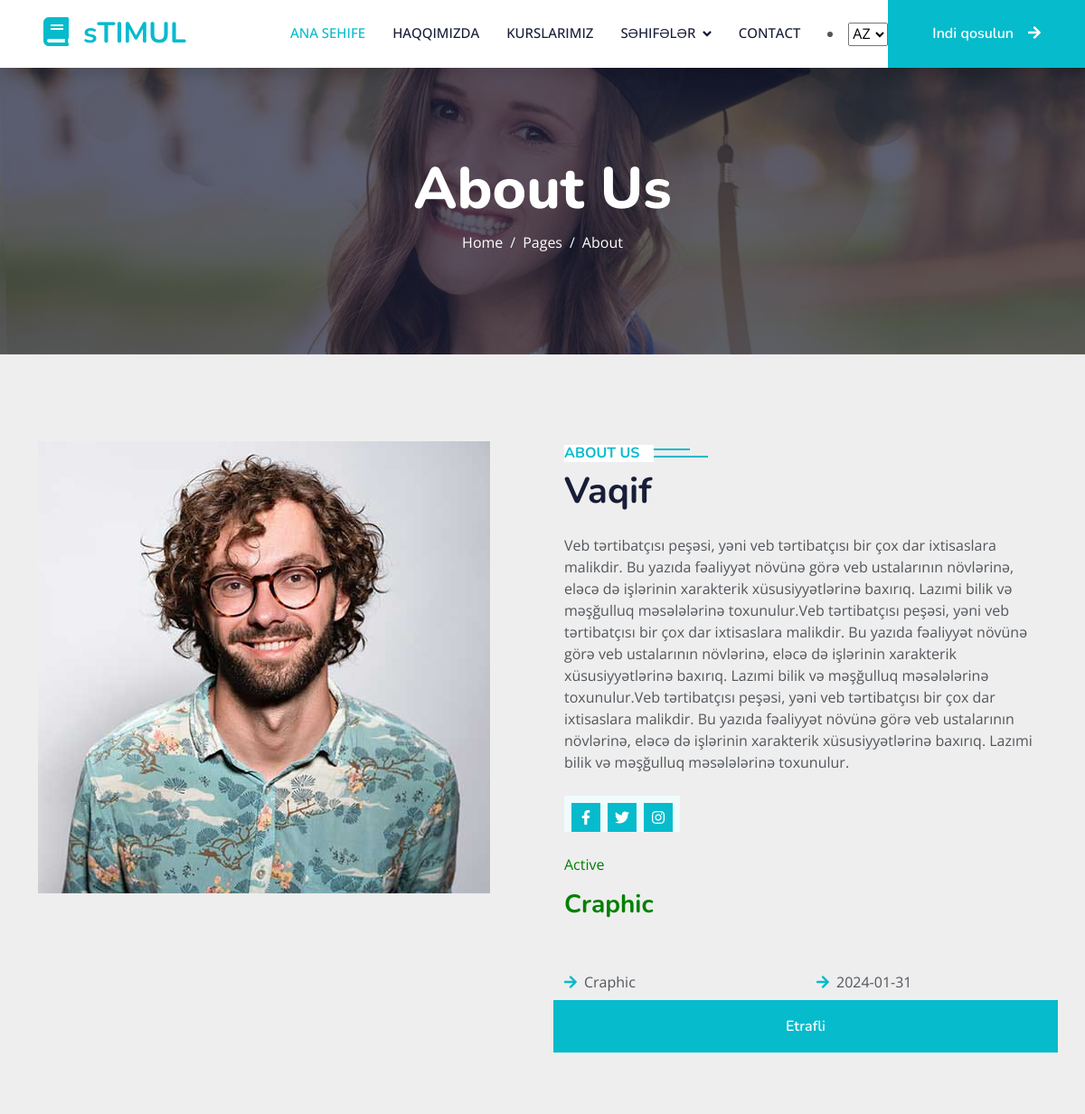
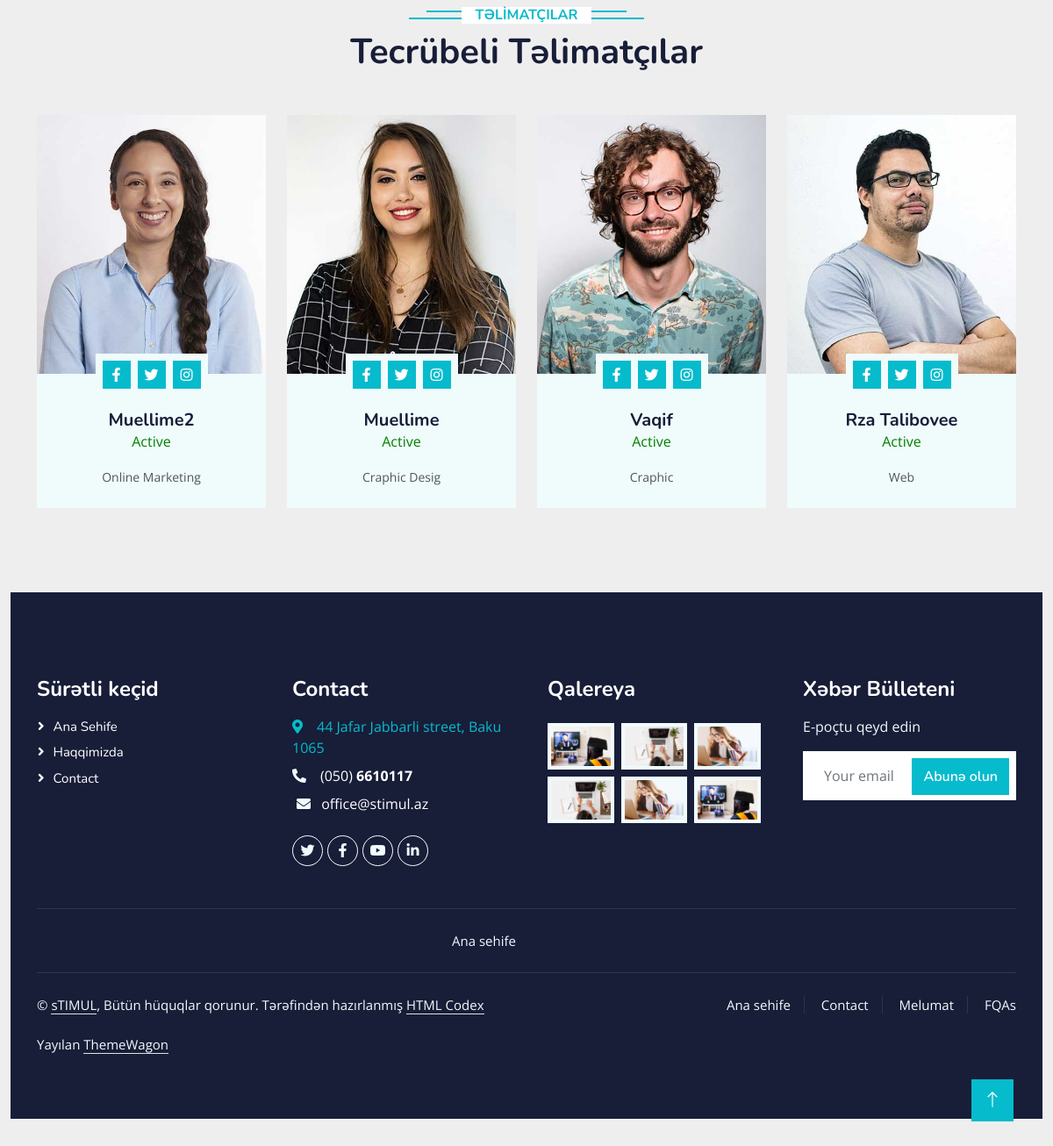
The page /experts_single/11 on the database its author committed (2 pictures, top to bottom).
### tables this page shows
CREATE TABLE `experts` (
  `e_id` int(11) NOT NULL,
  `e_title` longtext NOT NULL CHECK (json_valid(`e_title`)),
  `e_description` longtext NOT NULL CHECK (json_valid(`e_description`)),
  `e_date` varchar(255) NOT NULL,
  `e_category` varchar(255) NOT NULL,
  `e_status` varchar(255) NOT NULL,
  `e_img` varchar(255) NOT NULL,
  `e_img_ext` varchar(255) NOT NULL
);

### application/controllers/UserCon.php (called while the page is built, shortened)
<?php
class UserCon extends CI_controller
{
    public function __construct()
    {
        $this->load->model('Site_Model');
    }
    public function experts_single($id)
    {
        $data['get_experts_single'] = $this->Site_Model->get_experts_single($id);
        $data['experts_news'] = $this->Site_Model->get_experts_news();
        $this->load->view('user/experts_post',$data);
    }
}

### index.php (called while the page is built, shortened)
<?php
require_once BASEPATH.'core/CodeIgniter.php';

### application/models/Site_Model.php (called while the page is built, shortened)
<?php
class Site_Model extends CI_Model
{
  public function get_experts_news()
  {
    return  $this->db->order_by('e_id', 'DESC')->limit(4)->get('experts')->result_array();
  }
  public function get_experts_single($id)
  {
    return $this->db->where('e_id', $id)->get('experts')->row_array();
  }
}

### application/views/user/experts_post.php (the view, shortened to what this page needs)
<div class="container-fluid bg-primary py-5 mb-5 page-header">
    <div class="container py-5">
        <div class="row justify-content-center">
            <div class="col-lg-10 text-center">
                <h1 class="display-3 text-white animated slideInDown">About Us</h1>
                <nav aria-label="breadcrumb">
                    <ol class="breadcrumb justify-content-center">
                        <li class="breadcrumb-item"><a class="text-white" href="<?php echo base_url('index'); ?>">Home</a></li>
                        <li class="breadcrumb-item"><a class="text-white" href="<?php echo base_url('team'); ?>">Pages</a></li>
                        <li class="breadcrumb-item text-white active" aria-current="page"><a class="text-white" href="<?php echo base_url('team'); ?>">About </a></li>
                    </ol>
                </nav>
            </div>
        </div>
    </div>
</div>
<?php $get_all_news_title = json_decode($get_experts_single['e_title'], TRUE);  ?>
<?php $get_all_news_description = json_decode($get_experts_single['e_description'], TRUE);  ?>
<div class="container-xxl py-5">
    <div class="container">
        <div class="row g-5">
            <div class="col-lg-6 wow fadeInUp" data-wow-delay="0.1s" style="min-height: 400px;">
                <div class="position-relative h-100">
                    <?php if ($get_experts_single['e_img']) { ?>
                        <img class="" src="<?php echo base_url('uploads/news/' . $get_experts_single['e_img']); ?>" alt="" style="object-fit: cover;">
                    <?php } else { ?>
                        <img class="img-fluid postimg" src="<?php echo base_url('public/user/'); ?>img/aviable.png" alt="">
                    <?php } ?>
                </div>
            </div>
            <div class="col-lg-6 wow fadeInUp" data-wow-delay="0.3s">
                <h6 class="section-title bg-white text-start text-primary pe-3"><?php echo $this->lang->line('about us'); ?></h6>
                <h1 class="mb-4"><?php echo $get_all_news_title[$this->session->userdata('site_lang')]; ?></h1>
                <p class="mb-4"><?php echo $get_all_news_description[$this->session->userdata('site_lang')]; ?></p>
                <br>
                <div class="position-relative d-flex justify-content-left" style="margin-top: -23px;">
                                <div class="bg-light d-flex justify-content-center pt-2 px-1">
                                    <a class="btn btn-sm-square btn-primary mx-1" href="https://www.facebook.com/Stimul.edu.az"><i class="fab fa-facebook-f"></i></a>
                                    <a class="btn btn-sm-square btn-primary mx-1" href="https://twitter.com/STIMUL_AZ"><i class="fab fa-twitter"></i></a>
                                    <a class="btn btn-sm-square btn-primary mx-1" href="https://www.instagram.com/stimul.az/"><i class="fab fa-instagram"></i></a>
                                </div>
                            </div>
                <br>
                <p style="color: green;"><?php echo $get_experts_single['e_status']; ?></p>
                <h3 style="color: green;"><?php echo $get_experts_single['e_category']; ?></h3>
                <br>
                <br>
                <div class="row gy-2 gx-4 mb-4">
                    <div class="col-sm-6">
                        <p class="mb-0"><i class="fa fa-arrow-right text-primary me-2"></i><?php echo $get_experts_single['e_category']; ?></p>
                    </div>
                    <div class="col-sm-6">
                        <p class="mb-0"><i class="fa fa-arrow-right text-primary me-2"></i><?php echo $get_experts_single['e_date']; ?></p>
                    </div>
                    <a class="btn btn-primary py-3 px-5 mt-2" href="<?php echo base_url('about'); ?>"><?php echo $this->lang->line('readmore'); ?></a>
                </div>
            </div>
        </div>
    </div>
    <div class="container-xxl py-5">
        <div class="container">
            <div class="text-center wow fadeInUp" data-wow-delay="0.1s">
                <h6 class="section-title bg-white text-center text-primary px-3"><?php echo $this->lang->line('instructors'); ?></h6>
                <h1 class="mb-5"><?php echo $this->lang->line('expert instructors'); ?></h1>
            </div>
            <div class="row g-4">
                <?php foreach ($experts_news as $get_experts_news_key) { ?>
                    <?php $get_all_news_title = json_decode($get_experts_news_key['e_title'], TRUE);  ?>
                    <div class="col-lg-3 col-md-6 wow fadeInUp" data-wow-delay="0.1s">
                        <div class="team-item bg-light">
                            <div class="overflow-hidden">
                                <a class="position-relative d-block overflow-hidden" href="<?php echo base_url('experts_single/' . $get_experts_news_key['e_id']); ?>">
                                    <?php if ($get_experts_news_key['e_img']) { ?>
                                        <img class="img-fluid imgexp" src="<?php echo base_url('uploads/news/' . $get_experts_news_key['e_img']); ?>" alt="">
                                    <?php } else { ?>
                                        <img class="img-fluid" src="<?php echo base_url('public/user/'); ?>img/team-1.jpg" alt="">
                                    <?php  } ?>
                                </a>
                            </div>
                            <div class="position-relative d-flex justify-content-center" style="margin-top: -23px;">
                                <div class="bg-light d-flex justify-content-center pt-2 px-1">
                                    <a class="btn btn-sm-square btn-primary mx-1" href="https://www.facebook.com/Stimul.edu.az"><i class="fab fa-facebook-f"></i></a>
                                    <a class="btn btn-sm-square btn-primary mx-1" href="https://twitter.com/STIMUL_AZ"><i class="fab fa-twitter"></i></a>
                                    <a class="btn btn-sm-square btn-primary mx-1" href="https://www.instagram.com/stimul.az/"><i class="fab fa-instagram"></i></a>
                                </div>
                            </div>
                            <div class="text-center p-4">
                                <h5 class="mb-0"><?php echo $get_all_news_title[$this->session->userdata('site_lang')]; ?></h5>
                                <p style="color: green;"><?php echo $get_experts_news_key['e_status']; ?></p>
                                <small><?php echo   $get_experts_news_key['e_category']; ?></small>
                            </div>
                        </div>
                    </div>
                <?php } ?>
            </div>
        </div>
    </div>

### rows shown on the page
experts: e_img (picture), e_title "Vaqif", e_description "Veb tərtibatçısı peşəsi, yəni veb tərtibatçısı bir çox dar ixtisaslara malikdir. Bu yazıda fəaliyyət növünə görə veb ustalarının növlərinə, eləcə də işlərinin xarakterik xüsusiyyətlərinə baxırıq. Lazımi bilik və məşğulluq məsələlərinə toxunulur.Veb tərtibatçısı peşəsi, yəni veb tərtibatçısı bir çox dar ixtisaslara malikdir. Bu yazıda fəaliyyət növünə görə veb ustalarının növlərinə, eləcə də işlərinin xarakterik xüsusiyyətlərinə baxırıq. Lazımi bilik və məşğulluq məsələlərinə toxunulur.Veb tərtibatçısı peşəsi, yəni veb tərtibatçısı bir çox dar ixtisaslara malikdir. Bu yazıda fəaliyyət növünə görə veb ustalarının növlərinə, eləcə də işlərinin xarakterik xüsusiyyətlərinə baxırıq. Lazımi bilik…", e_status "Active", e_category "Craphic", e_date "2024-01-31"
experts: e_img (picture), e_title "Muellime2", e_status "Active", e_category "Online Marketing"
experts: e_img (picture), e_title "Muellime", e_status "Active", e_category "Craphic Desig"
experts: e_img (picture), e_title "Rza Talibovee", e_status "Active", e_category "Web"

### other values the page prints
$this->lang->line('home') "ANA SEHIFE"
$this->lang->line('about') "HAQQIMIZDA"
$this->lang->line('courses') "KURSLARIMIZ"
$this->lang->line('pages') "SƏHIFƏLƏR"
$this->lang->line('contact') "CONTACT"
$this->lang->line('join now') "Indi qosulun"
$this->lang->line('about us') "ABOUT US"
$this->lang->line('readmore') "Etrafli"
$this->lang->line('instructors') "TƏLİMATÇILAR"
$this->lang->line('expert instructors') "Tecrübeli Təlimatçılar"
$this->lang->line('quick link') "Sürətli keçid"
$this->lang->line('home') "Ana Sehife"
$this->lang->line('about') "Haqqimizda"
$this->lang->line('contact') "Contact"
$this->lang->line('gallery') "Qalereya"
